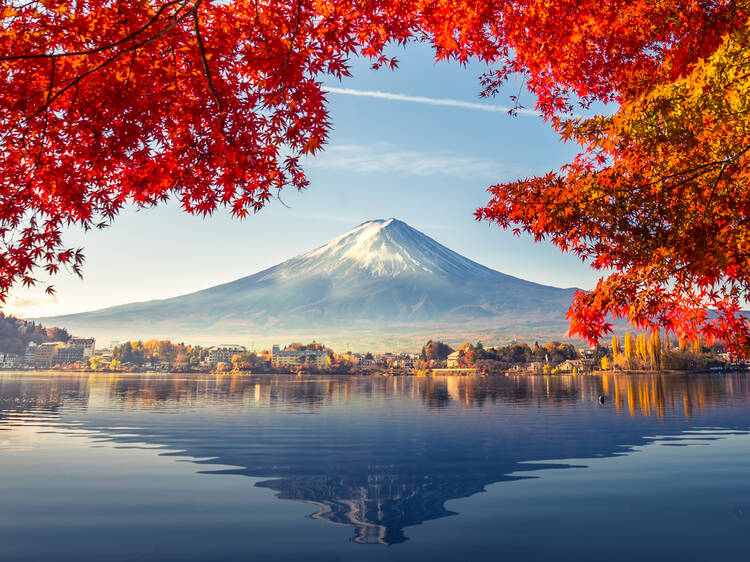
#> input picture Open CV/image.jpg, 750 x 562 px, found by its file name
$ python Open_Cv_Intor.py
#> lines starting #> are read from the running program, lines starting #| are printed output that depends on the picture
import cv2
import os
image=cv2.imread("C:/Users/maxsc/Open CV/image.jpg")
#> image is the input picture: shape (562, 750, 3); mean B, G, R 110.7, 108.2, 140.4
cv2.imshow("The Image...",image)
cv2.waitKey(0)
greyimage=cv2.imread(r"C:\Users\maxsc\Open CV\image.jpg",0)
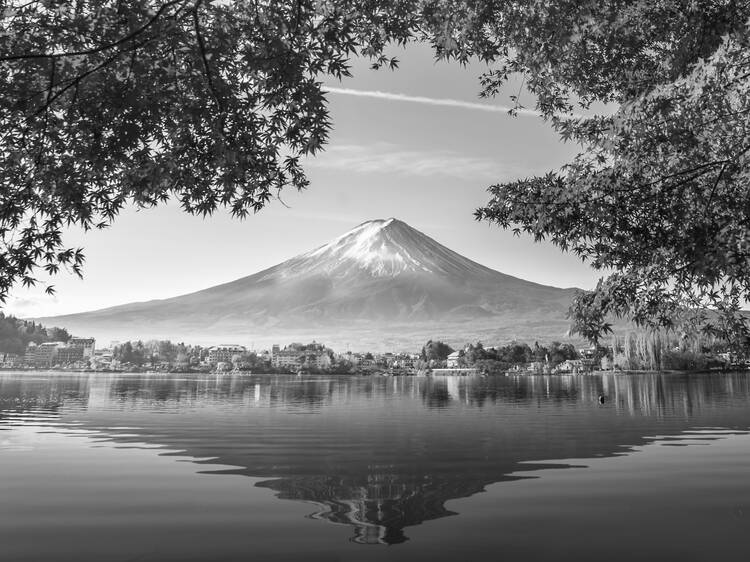
#> greyimage: shape (562, 750); min 0, max 255, mean 117.9
cv2.imshow("Greyscale image",greyimage)
cv2.waitKey(0)
part=r"C:\Users\maxsc\Open CV\images"
os.chdir(part)
cv2.imwrite("mountain image.jpg",image)
cv2.imwrite("greyscale mountain image.jpg",greyimage)
b,g,r=cv2.split(image)
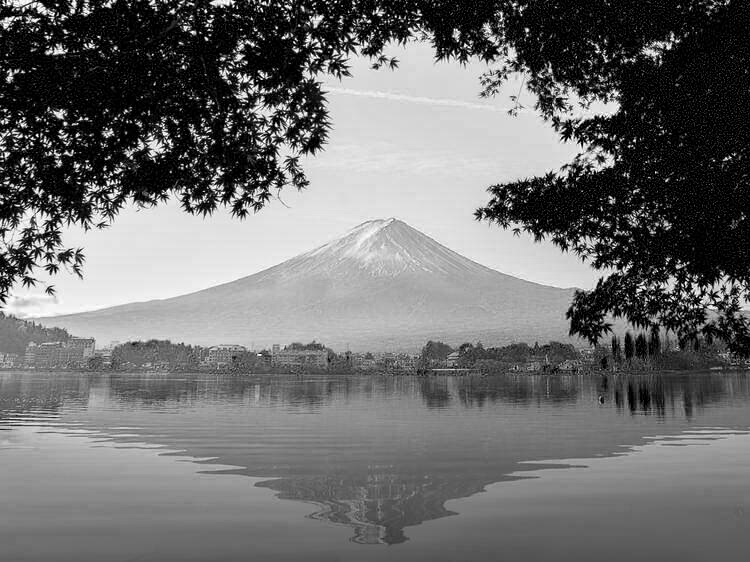
#> b: shape (562, 750); min 0, max 255, mean 110.7
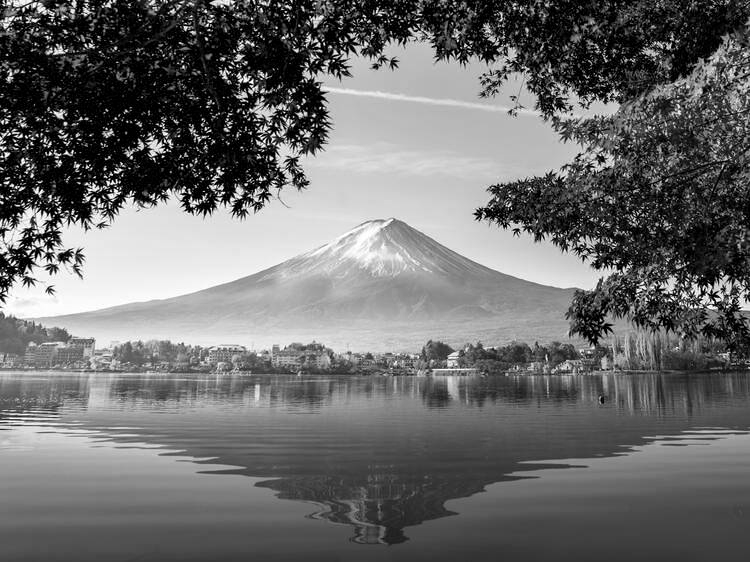
#> g: shape (562, 750); min 0, max 255, mean 108.2
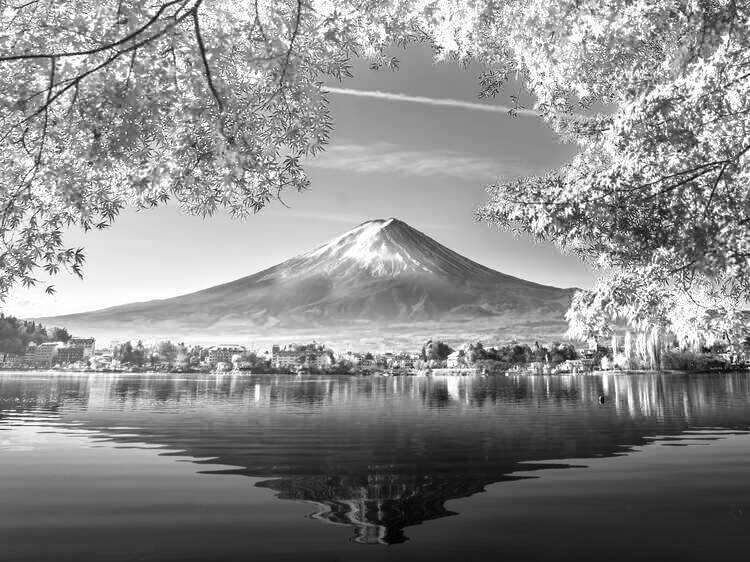
#> r: shape (562, 750); min 0, max 255, mean 140.4
cv2.imshow("blue saturation",b)
cv2.waitKey(0)
cv2.imshow("green saturation",g)
cv2.waitKey(0)
cv2.imshow("red saturation",r)
cv2.waitKey(0)
resizeimage=cv2.resize(image,(400,400))
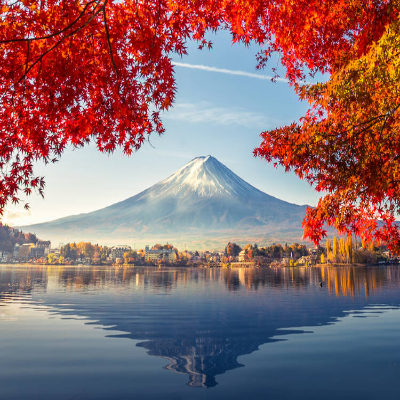
#> resizeimage: shape (400, 400, 3); mean B, G, R 110.6, 108.1, 140.3
cv2.imshow("resized image",resizeimage)
cv2.waitKey(0)
